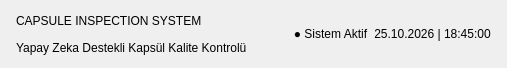
     <widget class="QFrame" name="headerFrame">
      <property name="minimumSize">
       <size>
        <width>0</width>
        <height>64</height>
       </size>
      </property>
      <property name="maximumSize">
       <size>
        <width>16777215</width>
        <height>68</height>
       </size>
      </property>
      <layout class="QHBoxLayout" name="headerLayout">
       <property name="leftMargin">
        <number>16</number>
       </property>
       <property name="topMargin">
        <number>8</number>
       </property>
       <property name="rightMargin">
        <number>16</number>
       </property>
       <property name="bottomMargin">
        <number>8</number>
       </property>
       <item>
        <layout class="QVBoxLayout" name="headerTitleLayout">
         <property name="spacing">
          <number>2</number>
         </property>
         <item>
          <widget class="QLabel" name="lblHeaderTitle">
           <property name="text">
            <string>CAPSULE INSPECTION SYSTEM</string>
           </property>
          </widget>
         </item>
         <item>
          <widget class="QLabel" name="lblHeaderSubtitle">
           <property name="text">
            <string>Yapay Zeka Destekli Kapsül Kalite Kontrolü</string>
           </property>
          </widget>
         </item>
        </layout>
       </item>
       <item>
        <spacer name="headerSpacer">
         <property name="orientation">
          <enum>Qt::Orientation::Horizontal</enum>
         </property>
         <property name="sizeHint" stdset="0">
          <size>
           <width>40</width>
           <height>20</height>
          </size>
         </property>
        </spacer>
       </item>
       <item>
        <widget class="QLabel" name="lblSystemStatus">
         <property name="text">
          <string>● Sistem Aktif</string>
         </property>
         <property name="alignment">
          <set>Qt::AlignmentFlag::AlignCenter</set>
         </property>
        </widget>
       </item>
       <item>
        <widget class="QLabel" name="lblDateTime">
         <property name="text">
          <string>25.10.2026 | 18:45:00</string>
         </property>
         <property name="alignment">
          <set>Qt::AlignmentFlag::AlignCenter</set>
         </property>
        </widget>
       </item>
      </layout>
     </widget>
